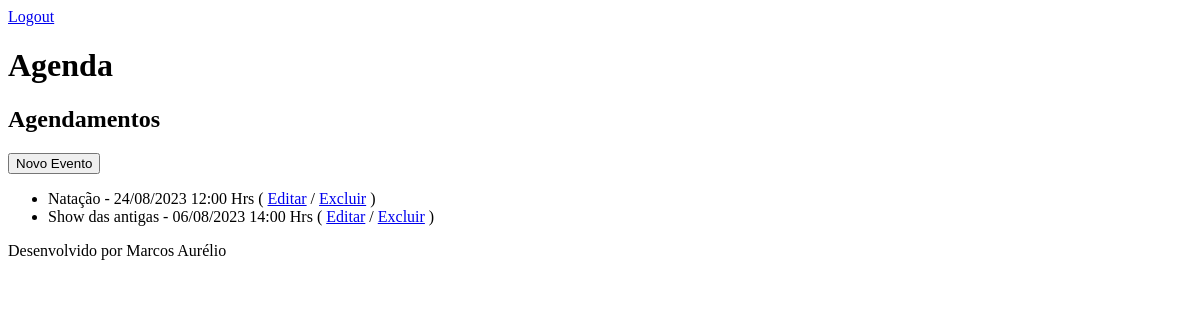
Page /agenda/ (signed in) on the earlier database version.
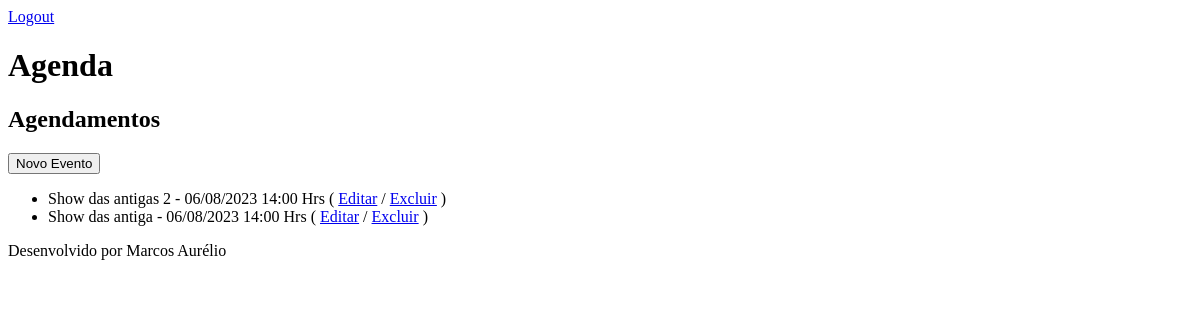
Same page on the later database version.
### core/models.py (models this page shows, shortened)
class Evento(models.Model):
    titulo = models.CharField(max_length=100, verbose_name="Título")
    descricao = models.TextField(blank=True, null=True)
    data_evento = models.DateTimeField(verbose_name="Data do Evento")
    data_criacao = models.DateTimeField(auto_now=True, verbose_name="Data da Criação")
    usuario = models.ForeignKey(User, on_delete=models.CASCADE)
    class Meta:
        db_table = "evento"
    def get_data_evento(self):
        return self.data_evento.strftime("%d/%m/%Y %H:%M Hrs")
    def get_evento_atrazado(self):
        if self.data_evento < datetime.now():
            return True
        else:
            return False

### core/views.py (the view)
# urls.py: path('agenda/', views.lista_eventos),
@login_required(login_url='/login/')
def lista_eventos(request):
    usuario =  request.user
    data_atual = datetime.now().date()
    evento = Evento.objects.filter(usuario=usuario, data_evento__gte=data_atual)
    dados = {'eventos': evento}
    return render(request, 'agenda.html', dados)

### templates/agenda.html (shortened to what this page needs)
{% extends "model-page.html" %}
{% block content %}
    <H2>Agendamentos</H2>
    <a href="evento/">
      <button type="button" >Novo Evento</button>
    </a>
    <ul>
        {% for evento in eventos %}
           <li>
              <div style=>
                   {{evento.titulo}} - {{ evento.get_data_evento }}
                   (  <a href="evento/?id={{ evento.id }}" >Editar</a>
                     / <a href="evento/delete/{{ evento.id }}">Excluir</a>
                   )
              </div>
           </li>
        {% endfor %}
    </ul>
{% endblock %}

Differences in the rows shown:
removed Evento: titulo "Natação", get_data_evento "24/08/2023 12:00 Hrs"
changed Evento: titulo "Show das antigas" → "Show das antigas 2"
added Evento: titulo "Show das antiga", get_data_evento "06/08/2023 14:00 Hrs"
